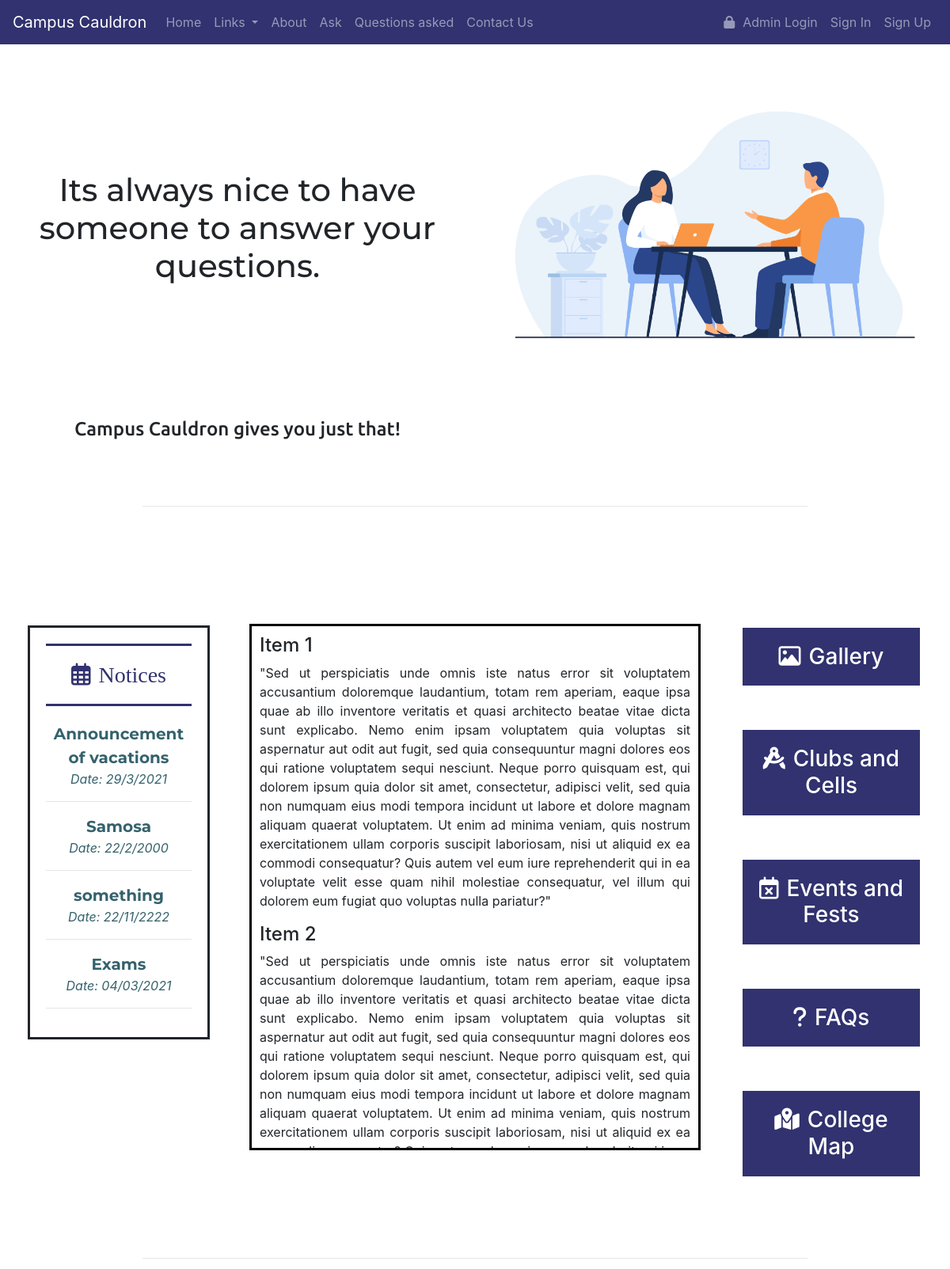
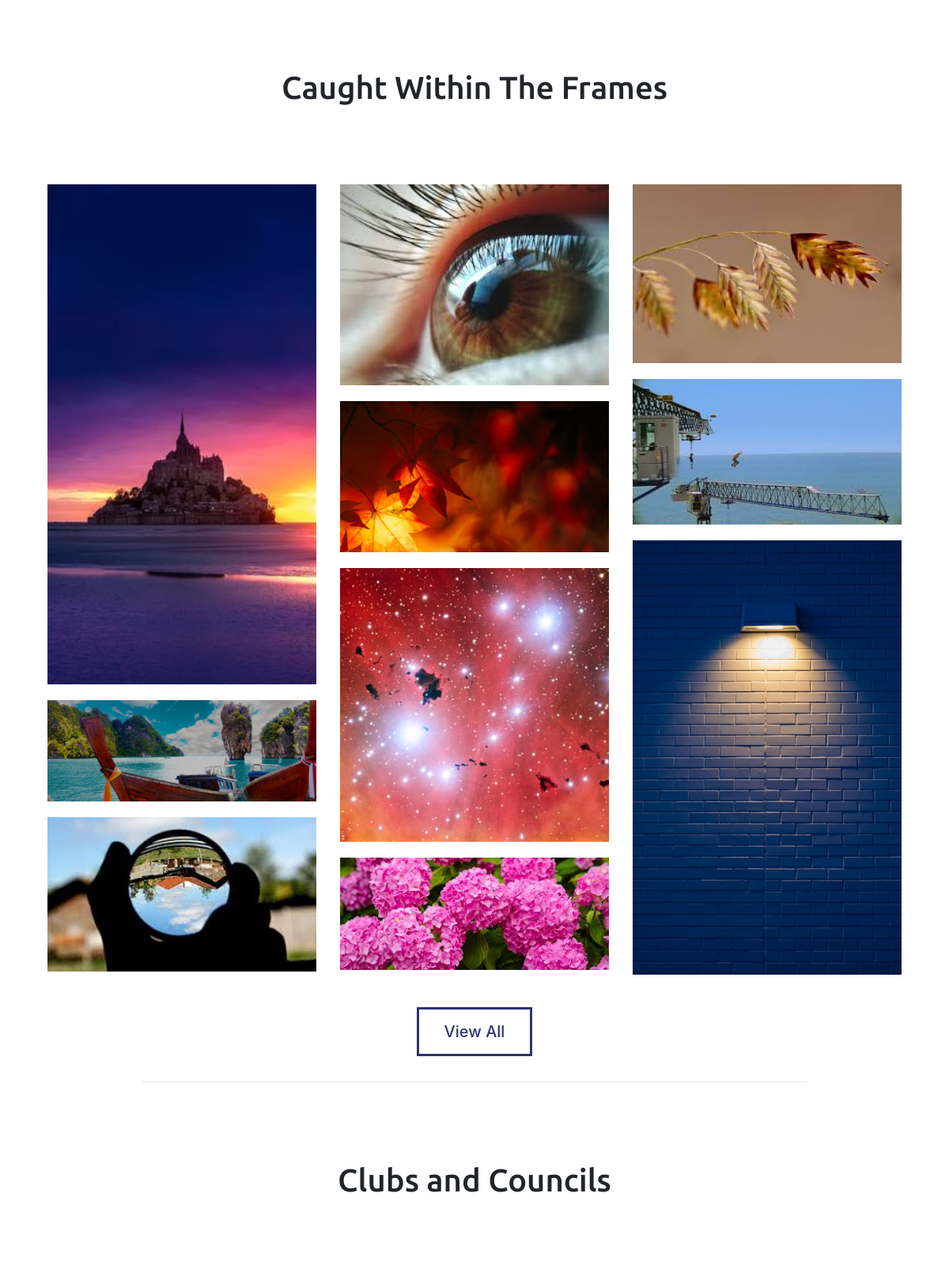
The page / (upper part) on the database its author committed (2 pictures, top to bottom).
### tables this page shows
CREATE TABLE `notice` (
  `notice_id` int(11) NOT NULL,
  `title` varchar(500) NOT NULL,
  `date` varchar(20) NOT NULL,
  `npdf` varchar(1000) NOT NULL
);

### index.php (the view, shortened to what this page needs)
<!DOCTYPE html>
<html lang="en" dir="ltr">
<head>
  <link rel="stylesheet" href="https://cdnjs.cloudflare.com/ajax/libs/font-awesome/4.7.0/css/font-awesome.min.css">
  <link rel="stylesheet" href="https://cdn.jsdelivr.net/npm/bootstrap@4.5.3/dist/css/bootstrap.min.css">
  <link rel="stylesheet" href="css/styles.css">
</head>
<body>
  <nav class="navbar navbar-expand-lg navbar-dark my-bg">
    <a class="navbar-brand" href="index.php">Campus Cauldron</a>
    <div class="collapse navbar-collapse" id="navbarSupportedContent">
      <?php
      include 'include/navbar.php';
      ?>
      <?php
      if (!isset($_SESSION['email'])) {
      ?>
        <ul class="navbar-nav">
          <li class="nav-item">
            <a class="nav-link" href="admin_login.php"><i class="fas fa-lock icon"></i>Admin Login</a>
          </li>
          <li class="nav-item">
            <a class="nav-link" href="sign-in.php">Sign In</a>
          </li>
          <li class="nav-item">
            <a class="nav-link" href="sign-up.php">Sign Up</a>
          </li>
        </ul>
      <?php
      }
      ?>
    </div>
  </nav>
  <section id="introduction" class="introduction">
    <div class="intro-container">
      <div class="row">
        <div class="col-lg-6">
          <h1 id="intro-head">Its always nice to have someone to answer your questions.</h1>
          <h4 id="intro-text">Campus Cauldron gives you just that!</h4>
        </div>
        <div class="col-lg-6">
          <img id="intro-img" src="images/intro.jpg" alt="">
        </div>
      </div>
    </div>
  </section>
  <hr id="after-intro" class="section-diff" style="width:70%">
  <section id="Notices-and-Links">
    <div class="">
      <div class="row">
        <div class="col-lg-3">
          <div class="notice-panel">
            <h3 class="notice-head"><i class="icon far fa-calendar-alt"></i>Notices</h3>
            <marquee height="510" direction="up" scrollamount="3">
              <?php
              include 'conn.php';
              $sql = "select * from notice ORDER BY notice_id DESC";
              $rs_result = mysqli_query($con, $sql);
              ?>
              <?php
              while ($row = mysqli_fetch_assoc($rs_result)) {
              ?>
                <p><a class="notice-link" href="#">
                    <strong style="font-family: 'Montserrat', sans-serif; font-size:20px;"><?php echo $row["title"]; ?></strong>
                    <br>
                    <em>Date: <?php echo $row["date"]; ?></em>
                    <hr>
                  </a></p>
              <?php
              };
              ?>
            </marquee>
          </div>
        </div>
        <div class="col-lg-6">
          <div id="test">
            <h4 id="list-item-1">Item 1</h4>
            <p>"Sed ut perspiciatis unde omnis iste natus error sit voluptatem accusantium doloremque laudantium, totam rem aperiam, eaque ipsa quae ab illo inventore veritatis et quasi architecto beatae vitae dicta sunt explicabo. Nemo enim ipsam voluptatem quia voluptas sit aspernatur aut odit aut fugit, sed quia consequuntur magni dolores eos qui ratione voluptatem sequi nesciunt. Neque porro quisquam est, qui dolorem ipsum quia dolor sit amet, consectetur, adipisci velit, sed quia non numquam eius modi tempora incidunt ut labore et dolore magnam aliquam quaerat voluptatem. Ut enim ad minima veniam, quis nostrum exercitationem ullam corporis suscipit laboriosam, nisi ut aliquid ex ea commodi consequatur? Quis autem vel eum iure reprehenderit qui in ea voluptate velit esse quam nihil molestiae consequatur, vel illum qui dolorem eum fugiat quo voluptas nulla pariatur?"</p>
            <h4 id="list-item-2">Item 2</h4>
            <p>"Sed ut perspiciatis unde omnis iste natus error sit voluptatem accusantium doloremque laudantium, totam rem aperiam, eaque ipsa quae ab illo inventore veritatis et quasi architecto beatae vitae dicta sunt explicabo. Nemo enim ipsam voluptatem quia voluptas sit aspernatur aut odit aut fugit, sed quia consequuntur magni dolores eos qui ratione voluptatem sequi nesciunt. Neque porro quisquam est, qui dolorem ipsum quia dolor sit amet, consectetur, adipisci velit, sed quia non numquam eius modi tempora incidunt ut labore et dolore magnam aliquam quaerat voluptatem. Ut enim ad minima veniam, quis nostrum exercitationem ullam corporis suscipit laboriosam, nisi ut aliquid ex ea commodi consequatur? Quis autem vel eum iure reprehenderit qui in ea voluptate velit esse quam nihil molestiae consequatur, vel illum qui dolorem eum fugiat quo voluptas nulla pariatur?"</p>
          </div>
        </div>
        <div class="col-lg-3">
          <a class="my-links" href="#after-notice">
            <h3 class="links-head"><i class="icon far fa-image"></i>Gallery</h3>
          </a>
          <a class="my-links" href="#after-gallery">
            <h3 class="links-head"><i class="icon fas fa-drafting-compass"></i>Clubs and Cells</h3>
          </a>
          <a class="my-links" href="#after-clubs">
            <h3 class="links-head"><i class="icon far fa-calendar-times"></i>Events and Fests</h3>
          </a>
          <a class="my-links" href="#after-fests">
            <h3 class="links-head"><i class="icon fas fa-question"></i>FAQs</h3>
          </a>
          <a class="my-links" href="#after-questions">
            <h3 class="links-head"><i class="icon fas fa-map-marked-alt"></i>College Map</h3>
          </a>
        </div>
      </div>
    </div>
  </section>
  <hr id="after-notice" class="section-diff" style="width:70%">
  <section id="gallery">
    <h1 class="gallery-head">Caught Within The Frames</h1>
    <div class="container">
      <div class="row">
        <div class="col-lg-4">
          <img class="gallery-images" src="images/img1.jpg" alt="">
          <br>
          <img class="gallery-images" src="images/img2.jpg" alt="">
          <br>
          <img class="gallery-images" src="images/img3.jpeg" alt="">
        </div>
        <div class="col-lg-4">
          <img class="gallery-images" src="images/img4.jpeg" alt="">
          <br>
          <img class="gallery-images" src="images/img5.jpg" alt="">
          <br>
          <img class="gallery-images" src="images/img10.jpg" alt="">
          <br>
          <img class="gallery-images" src="images/img6.jpeg" alt="">
        </div>
        <div class="col-lg-4">
          <img class="gallery-images" src="images/img7.jpeg" alt="">
          <br>
          <img class="gallery-images" src="images/img8.jpeg" alt="">
          <br>
          <img class="gallery-images" src="images/img11.jpg" alt="">
          <br>
        </div>
      </div>
      <div id="gallery-btn">
        <a id="gallery-link" href="#">
          <h5 class="intro-link-head">View All</h5>
        </a>
      </div>
    </div>
  </section>
  <hr id="after-gallery" class="section-diff" style="width:70%">
  <section id="clubs-and-councils">
    <h1 class="clubs-head">Clubs and Councils</h1>
    <div class="container">
      <div class="row">
        <div class="col-lg-4">
        </div>
      </div>
    </div>
  </section>
</body>
</html>

### css/styles.css (style rules this page uses)
html { scroll-behavior: smooth; }
.row { margin-left: 0; margin-right: 0; }
.my-bg { background-color: #31326f }
.nav-link { color: white; }
.introduction { text-align: center; }
#intro-img { width: 100%; padding:50px 0px }
#intro-head { font-family: 'Montserrat', sans-serif; padding:10rem 0; }
#intro-text { font-family: 'Ubuntu', sans-serif; margin-bottom: 2rem; }
.intro-link-head { display: inline; padding: 1rem 2rem; border: solid; color: #31326f; }
.notice-head { font-family: 'Bree Serif', serif; }
.icon { padding-right: 10px; }
.notice-link { color: #34626c; }
.notice-panel { margin: 50px 20px; padding: 20px; border: solid; text-align: center; }
.notice-head { padding: 20px 0px; margin-bottom: 20px; border-top: solid; border-bottom: solid; color: #31326f; }
.links-head { margin: 50px 20px; padding: 20px; border: solid; text-align: center; background-color: #31326f; color: white; }
.section-diff { margin-top: 50px; margin-bottom: 100px; }
#gallery { text-align: center; }
.gallery-head { padding-bottom: 5rem; font-family: 'Ubuntu', sans-serif; }
.gallery-images { width: 100%; padding:10px 0; }
#gallery-btn { margin:50px 0; }
.clubs-head { margin-bottom: 5rem; }
#clubs-and-councils { text-align: center; font-family: 'Ubuntu', sans-serif; }

### index.php (style rules this page uses)
#test { margin-top: 3rem; height: 665px; overflow: auto; text-align: justify; border: 3px solid black; padding: 10px; }

### rows shown on the page
notice: title "Announcement of vacations", date "29/3/2021"
notice: title "Samosa", date "22/2/2000"
notice: title "something", date "22/11/2222"
notice: title "Exams", date "04/03/2021"
